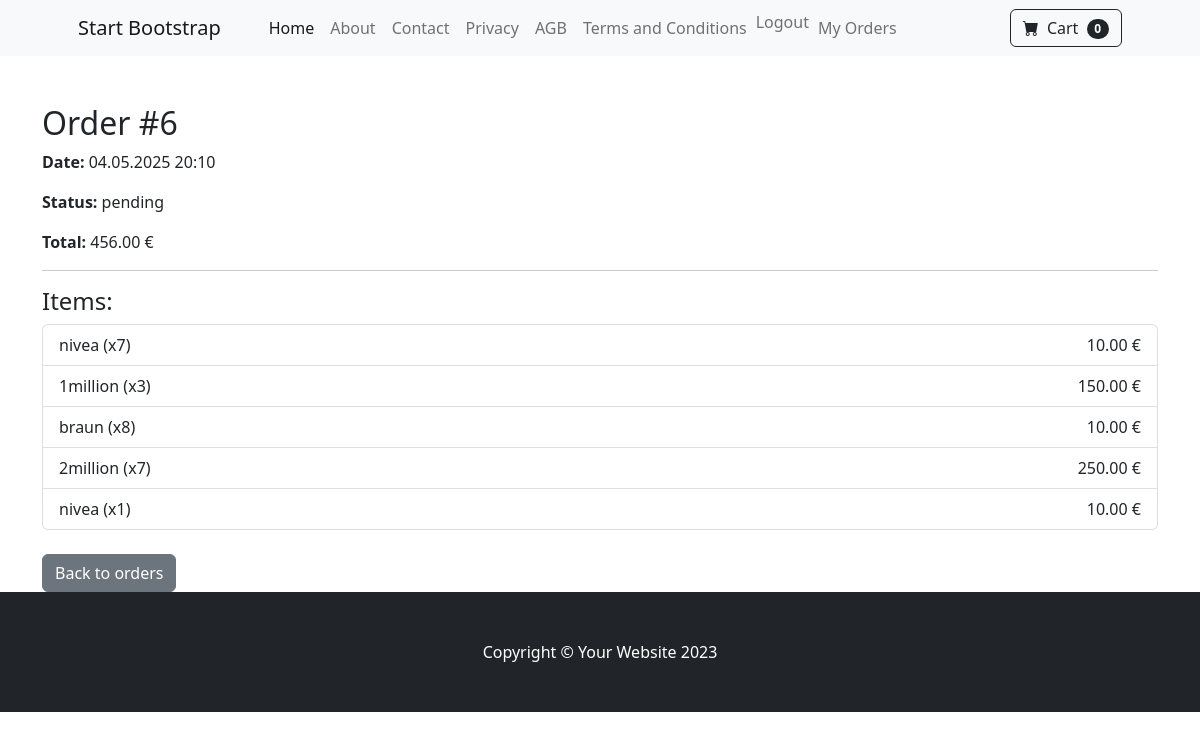
/orders/my-orders/6/ (signed in), run on the app's committed database.
### orders/models.py (models this page shows)
class Order(models.Model):
    user = models.ForeignKey(settings.AUTH_USER_MODEL, on_delete=models.CASCADE)
    created_at = models.DateTimeField(auto_now_add=True)
    status = models.CharField(default='pending', max_length=20)
    total_price = models.DecimalField(max_digits=10, decimal_places=2)  # order total price

class OrderItem(models.Model):
    order = models.ForeignKey(Order, on_delete=models.CASCADE, related_name="items")
    product = models.ForeignKey(product, on_delete=models.PROTECT)
    quantity = models.PositiveIntegerField()
    price = models.DecimalField(max_digits=10, decimal_places=2)    # item price at order time

### shop/models.py (models this page shows, shortened)
class Item(models.Model):
    category = models.ForeignKey(Category, on_delete=models.CASCADE, related_name='products')
    name = models.CharField(max_length=200)
    slug = models.SlugField(unique=True)
    on_sale = models.BooleanField(default=False)
    description = models.TextField(blank=True)
    price = models.DecimalField(max_digits=10, decimal_places=2)
    old_price = models.DecimalField(max_digits=10, decimal_places=2, blank=True, null=True)  # <--- NEU
    available = models.BooleanField(default=True)
    image = models.ImageField(upload_to='products/', blank=True, null=True)
    created = models.DateTimeField(auto_now_add=True)
    updated = models.DateTimeField(auto_now=True)

### orders/views.py (the view)
# urls.py: path('my-orders/<int:order_id>/', views.user_order_detail_view, name='user_order_detail'),
def user_order_detail_view(request, order_id):
    order = get_object_or_404(Order, id=order_id, user=request.user)
    return render(request, 'user_order_detail.html', {'order': order})

### orders/templates/user_order_detail.html (shortened to what this page needs)
{% extends "base.html" %}
{% block content %}
<div class="container mt-5">
  <h2>Order #{{ order.id }}</h2>
  <p><strong>Date:</strong> {{ order.created_at|date:"d.m.Y H:i" }}</p>
  <p><strong>Status:</strong> {{ order.status }}</p>
  <p><strong>Total:</strong> {{ order.total_price }} €</p>
  <hr>
  <h4>Items:</h4>
  <ul class="list-group">
    {% for item in order.items.all %}
    <li class="list-group-item d-flex justify-content-between align-items-center">
      {{ item.product.name }} (x{{ item.quantity }})
      <span>{{ item.price|floatformat:2 }} €</span>
    </li>
    {% endfor %}
  </ul>
  <a href="{% url 'orders:user_order_list' %}" class="btn btn-secondary mt-4">Back to orders</a>
</div>
{% endblock %}

### data on the page
Order: id "6", created_at "04.05.2025 20:10", status "pending", total_price "456.00"
OrderItem: product.name "nivea", quantity "7", price "10.00"
OrderItem: product.name "1million", quantity "3", price "150.00"
OrderItem: product.name "braun", quantity "8", price "10.00"
OrderItem: product.name "2million", quantity "7", price "250.00"
OrderItem: product.name "nivea", quantity "1", price "10.00"
